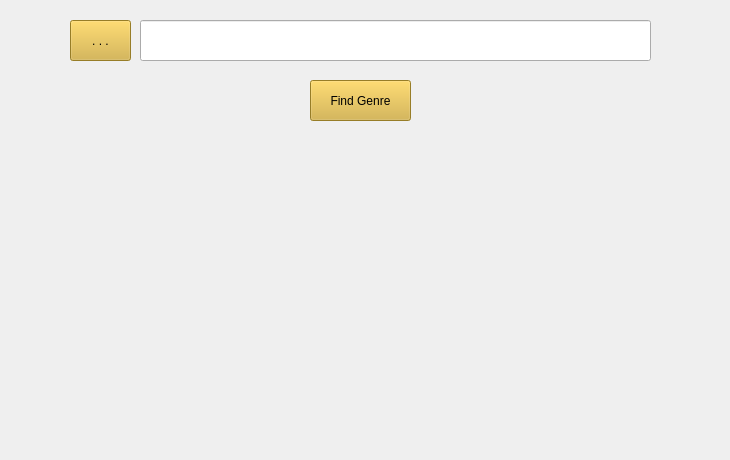
<?xml version="1.0" encoding="UTF-8"?>
<ui version="4.0">
 <class>MainWindow</class>
 <widget class="QMainWindow" name="MainWindow">
  <property name="enabled">
   <bool>true</bool>
  </property>
  <property name="geometry">
   <rect>
    <x>0</x>
    <y>0</y>
    <width>730</width>
    <height>460</height>
   </rect>
  </property>
  <property name="sizePolicy">
   <sizepolicy hsizetype="Fixed" vsizetype="Fixed">
    <horstretch>0</horstretch>
    <verstretch>0</verstretch>
   </sizepolicy>
  </property>
  <property name="minimumSize">
   <size>
    <width>730</width>
    <height>460</height>
   </size>
  </property>
  <property name="maximumSize">
   <size>
    <width>730</width>
    <height>460</height>
   </size>
  </property>
  <property name="windowTitle">
   <string>MainWindow</string>
  </property>
  <property name="styleSheet">
   <string notr="true"/>
  </property>
  <widget class="QWidget" name="centralwidget">
   <property name="styleSheet">
    <string notr="true"/>
   </property>
   <widget class="QPushButton" name="pushButton">
    <property name="geometry">
     <rect>
      <x>70</x>
      <y>20</y>
      <width>61</width>
      <height>41</height>
     </rect>
    </property>
    <property name="styleSheet">
     <string notr="true">background-color: 	rgb(212,175,55);
</string>
    </property>
    <property name="text">
     <string>. . .</string>
    </property>
   </widget>
   <widget class="QPushButton" name="pushButton_2">
    <property name="geometry">
     <rect>
      <x>310</x>
      <y>80</y>
      <width>101</width>
      <height>41</height>
     </rect>
    </property>
    <property name="styleSheet">
     <string notr="true">background-color: 	rgb(212,175,55);
</string>
    </property>
    <property name="text">
     <string>Find Genre</string>
    </property>
   </widget>
   <widget class="QLineEdit" name="lineEdit">
    <property name="geometry">
     <rect>
      <x>140</x>
      <y>20</y>
      <width>511</width>
      <height>41</height>
     </rect>
    </property>
    <property name="font">
     <font>
      <pointsize>12</pointsize>
     </font>
    </property>
   </widget>
   <widget class="QWidget" name="widget_2" native="true">
    <property name="geometry">
     <rect>
      <x>0</x>
      <y>0</y>
      <width>731</width>
      <height>471</height>
     </rect>
    </property>
    <property name="styleSheet">
     <string notr="true">background-image: url(bg2.png)</string>
    </property>
    <widget class="QLabel" name="label">
     <property name="geometry">
      <rect>
       <x>20</x>
       <y>190</y>
       <width>321</width>
       <height>271</height>
      </rect>
     </property>
     <property name="text">
      <string/>
     </property>
    </widget>
    <widget class="MplWidget" name="widget" native="true">
     <property name="geometry">
      <rect>
       <x>340</x>
       <y>190</y>
       <width>391</width>
       <height>271</height>
      </rect>
     </property>
     <property name="autoFillBackground">
      <bool>true</bool>
     </property>
     <property name="styleSheet">
      <string notr="true"/>
     </property>
    </widget>
   </widget>
   <zorder>widget_2</zorder>
   <zorder>pushButton</zorder>
   <zorder>pushButton_2</zorder>
   <zorder>lineEdit</zorder>
  </widget>
  <widget class="QMenuBar" name="menubar">
   <property name="geometry">
    <rect>
     <x>0</x>
     <y>0</y>
     <width>730</width>
     <height>21</height>
    </rect>
   </property>
  </widget>
 </widget>
 <customwidgets>
  <customwidget>
   <class>MplWidget</class>
   <extends>QWidget</extends>
   <header>mplwidget.h</header>
   <container>1</container>
  </customwidget>
 </customwidgets>
 <resources/>
 <connections/>
</ui>
